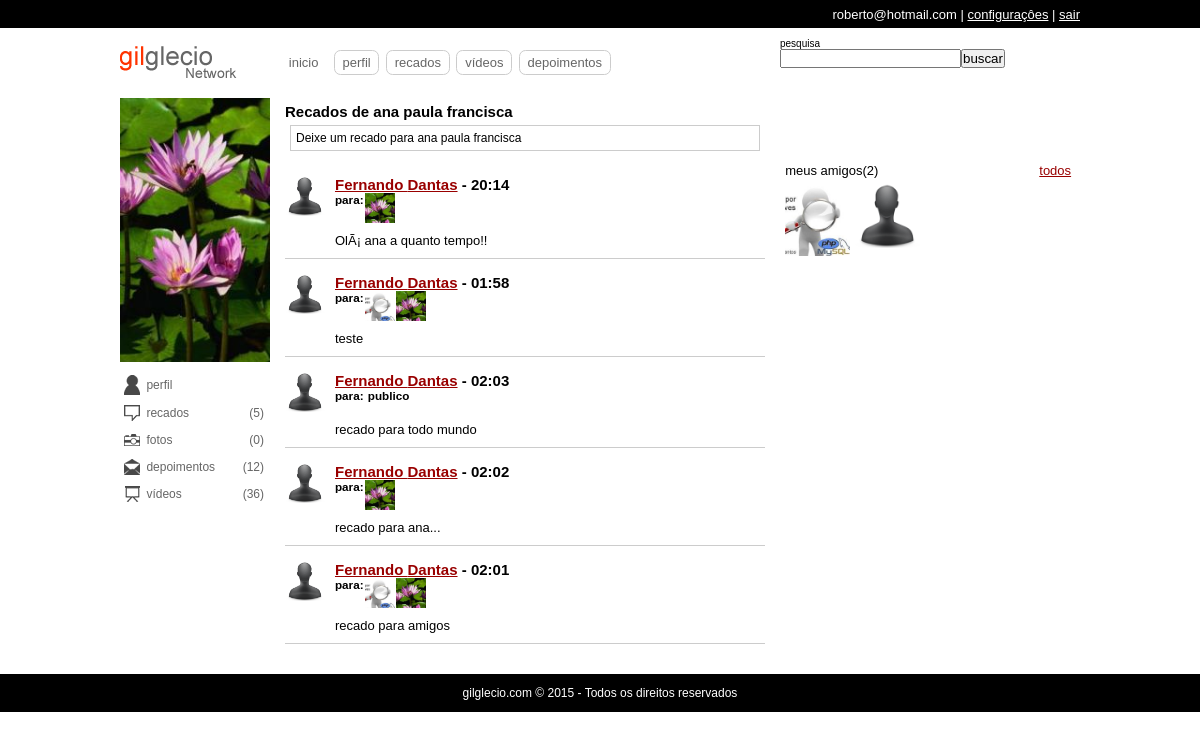
The app's page /recados.php?uid=3 (signed in) with its own data.
### tables this page shows
CREATE TABLE IF NOT EXISTS `usuarios` (
`id` int(11) NOT NULL,
  `email` varchar(64) NOT NULL,
  `senha` varchar(128) NOT NULL,
  `nome` varchar(32) NOT NULL,
  `sobrenome` varchar(64) NOT NULL,
  `nascimento` date NOT NULL,
  `sexo` varchar(10) NOT NULL,
  `imagem` varchar(128) DEFAULT NULL,
  `status` int(1) NOT NULL DEFAULT '0',
  `cadastro` date NOT NULL,
  `nivel` int(1) NOT NULL DEFAULT '0'
);

CREATE TABLE IF NOT EXISTS `recados` (
`id` int(11) NOT NULL,
  `de` int(11) NOT NULL,
  `para` varchar(10) NOT NULL,
  `recado` text NOT NULL,
  `status` int(1) NOT NULL DEFAULT '1',
  `data` timestamp NOT NULL DEFAULT CURRENT_TIMESTAMP ON UPDATE CURRENT_TIMESTAMP
);

### classes/DB.class.php (called while the page is built, shortened)
<?php
	class DB{
		private static $conn;
		static function getConn(){
			if(is_null(self::$conn)){
				self::$conn = new PDO('mysql:host=localhost;dbname=aularedesocial','root','');
				self::$conn->setAttribute(PDO::ATTR_ERRMODE,PDO::ERRMODE_EXCEPTION);
			}
			return self::$conn;
		}
	}

### classes/Recados.class.php (called while the page is built, shortened)
<?php
	class Recados extends DB{
		static function getRecados($idExtrangeiro){
			$select = self::getConn()->prepare("
			SELECT u.id, u.nome, u.sobrenome, u.imagem, a.de, a.para, r.id, r.recado, r.de, r.para, r.data, r.status FROM usuarios u
			INNER JOIN amisade a ON (((u.id=a.de) AND (a.para=?)) OR ((u.id=a.para) AND (a.de=?)))
			INNER JOIN recados r ON ((r.de=u.id) AND (r.para='publico' OR r.para='amigos' OR r.para=?) AND r.status=1) AND a.status=1 ORDER BY r.data DESC");
			$select->execute(array($idExtrangeiro,$idExtrangeiro,$idExtrangeiro));
			$d['num'] = $select->rowCount();
			$d['dados'] = $select->fetchAll();
			return $d;
		}
	}

### classes/Amisade.class.php (called while the page is built, shortened)
<?php
class Amisade extends DB {
    static function list_amigos($idExtrangeiro) {
        $selAmigos = self::getConn()->prepare('SELECT u.id, u.nome, u.sobrenome, u.imagem FROM usuarios u INNER JOIN amisade a ON (((u.id=a.de) AND (a.para=?)) OR ((u.id=a.para) AND (a.de=?))) AND a.status=1');
        $selAmigos->execute(array($idExtrangeiro, $idExtrangeiro));
        $d['num'] = $selAmigos->rowCount();
        $d['dados'] = $selAmigos->fetchAll();
        return $d;
    }
    static function strIdAmigos($amigos) {
        $ids = array();
        foreach ($amigos as $value) {
            array_push($ids, $value['id']);
        }
        return implode(',', $ids);
    }
}

### classes/Allbuns.class.php (called while the page is built, shortened)
<?php
	class Albuns extends DB{
		static function listAlbuns($usuario){
			$list = self::getConn()->prepare('SELECT * FROM `albuns` WHERE `usuario`=?');
			$list->execute(array($usuario));
			$d['num'] = $list->rowCount();
			$d['dados'] = $list->fetchAll();
			return $d;
		}
		static function totalFotos($usuario){
			$albuns = self::listAlbuns($usuario);
			$totalfotos = 0;
			return $totalfotos;
		}
	}

### classes/Login.class.php (called while the page is built, shortened)
<?php
class Login extends DB {
    private $tabela = 'usuarios';
    private $prefix = 'socialbigui_';
    private $cookie = true;
    function logado($cookei = true) {
        if ($this->cookie) {
            if (!isset($_COOKIE[$this->prefix . 'token'])) {
                $this->erro = 'Você não está logado';
                return false;
            } else {
                $valor = join('#', array($_SESSION[$this->prefix . 'usuario'], $_SERVER['REMOTE_ADDR'], $_SERVER['HTTP_USER_AGENT']));
                $valor = sha1($valor);
            }
        }
        return true;
    }
    function getDados($uid, $colunas = '*') {
        if ($this->logado()) {
            $dados = self::getConn()->prepare('SELECT ' . $colunas . ' FROM `' . $this->tabela . '` WHERE `id`=?');
            $dados->execute(array($uid));
            return $dados->fetch(PDO::FETCH_ASSOC);
        }
    }
}

### recados.php (the view, shortened to what this page needs)
<?php include('includes/header.php'); ?>
        <div id="amarra-center-left">
            <div class="center">
                <div class="blocos" id="pagina">
                	<h2><?php echo ($idDaSessao<>$idExtrangeiro) ? 'Recados de '.$user_fullname : 'Meus recados'; ?></h2>
                    <?php include('includes/form_recados.php'); ?>
                    <div id="listrecados">
                    	<?php
						if($recados['num']>0){
							echo '<ul>';
							foreach($recados['dados'] as $asRecados){
								echo '<li><span><img src="uploads/usuarios/'.user_img($asRecados['imagem']).'" /></span>
								<h2><a href="perfil.php?uid='.$asRecados['de'].'">'.$asRecados['nome'].' '.$asRecados['sobrenome'].'</a> - '.date('H:i',strtotime($asRecados[10])).'</h2>
								<h3>';
								echo '<ul><li>para: </li>';
								if($asRecados['para']=='amigos'){
									$amigos_recados = Amisade::list_amigos($asRecados['de']);
									foreach($amigos_recados['dados'] as $asAmigosRec){
										echo '<li><span><a href="perfil.php?uid='.$asAmigosRec['id'].'" /><img title="'.$asAmigosRec['nome'].' '.$asAmigosRec['sobrenome'].'" src="uploads/usuarios/'.user_img($asAmigosRec['imagem']).'" /></a></span></li>';
									}
								}elseif($asRecados['para']=='publico'){
									echo '<li>&nbsp;publico</li>';
								}else{
									$dados = $objLogin->getDados($asRecados['para']);
									echo '<li><span><a href="perfil.php?uid='.$dados['id'].'" /><img title="'.$dados['nome'].' '.$dados['sobrenome'].'" src="uploads/usuarios/'.user_img($dados['imagem']).'" /></a></span></li>';
								}
								echo '</ul>';
								echo '</h3>
								<!--esta linha de css faz a quebra automatica das linhas
								vindas do formulario white-space:pre-wrap; -->
								<pre><p style="white-space:pre-wrap; width:90%;">'.htmlspecialchars($asRecados[7]).'</p></pre></li>';
							}
							echo '</ul>';
						}
						?>
                    </div>
                </div>
            </div>
            <div class="right">
                <?php include('includes/amigos.php'); ?>
            </div>
        </div>
<?php include('includes/footer.php'); ?>

### includes/amigos.php (shortened to what this page needs)
<div class="blocos" id="publicidade">
</div>
<div class="blocos" id="meus-amigos">
    <span>meus amigos(<?php echo $list_amigos['num'] ?>) <a href="#">todos</a></span>
    <ul>
    	<?php
		if($list_amigos['num']>0){
			foreach($list_amigos['dados'] as $resAmigos){
				echo '<li><span><a href="perfil.php?uid='.$resAmigos[0].'"><img src="uploads/usuarios/'.user_img($resAmigos[3]).'" alt="" title="'.$resAmigos[1].' '.$resAmigos[2].'" /></a></span></li>';
			}
		}else{
			echo 'Você não tem amigos';
		}
		?>
    </ul>
</div>

### estilos/template.css (style rules this page uses)
* { margin:0; padding:0; }
body { background:url(../uploads/tema/default.jpg) center fixed; font:62.5% "Trebuchet MS", Arial, Helvetica, sans-serif; text-align:center; }
img { display:block; }
a { color:#900; }
div.center { width:489.999px; margin:0 1em; }
div.right { width:299.999px; }
div.left, div.center, div.right { min-height:50px; float:left; }
div.blocos { width:100%; min-height:50px; margin-bottom:1em; clear:both; background:#fff; }
div#content .blocos { width:auto; }
div#pagina { padding:0.5em; width:auto; }
div#meus-amigos { padding:0.2em; overflow:hidden; font-size:1.3em; }
div#meus-amigos span { width:97%; display:block; padding:0.2em; }
div#meus-amigos span a { float:right; }
div#meus-amigos ul { width:298px; height:281px; overflow-y:scroll; list-style:none; }
div#meus-amigos ul li { display:inline; float:left; }
div#meus-amigos ul li span { width:65px; height:70px; overflow:hidden; }
div#meus-amigos ul li img { width:100%; }
div#listrecados { margin-top:20px; }
div#listrecados ul li { overflow:hidden; margin-bottom:4px; border-bottom:1px solid #CCC; margin-bottom:15px; padding-bottom:10px; }
div#listrecados ul li span { width:40px; height:40px; overflow:hidden; float:left; margin-right:10px; }
div#listrecados ul li span img { width:100%; }
div#listrecados ul li h3 { display:block; float:left; }
div#listrecados ul li p { float:left; width:100%; margin-left:50px; font:13px Arial, Helvetica, sans-serif; list-style:18px; margin-top:10px; }
div#listrecados ul li ul li { list-style:none; float:left; margin:0; padding:0; margin-right:1px; border:none; }
div#listrecados ul li ul li span { width:30px; height:30px; margin:0; }

### records on screen
usuarios: shows a picture, nome "Fernando", sobrenome "Dantas", recados.data "20:14", usuarios.imagem (picture), recados.recado "OlÃ¡ ana a quanto tempo!!", recados.data "01:58", recados.recado "teste", recados.data "02:03", shows "publico", recados.recado "recado para todo mundo", recados.data "02:02", recados.recado "recado para ana...", recados.data "02:01", recados.recado "recado para amigos"
usuarios: imagem (picture)
usuarios: imagem (picture)

### other values on screen
$_SESSION['socialbigui_usuario'] "roberto@hotmail.com"
$recados['num'] "5"
Albuns::totalFotos($idExtrangeiro) "0"
$user_fullname "ana paula francisca"
$txt_for_recado "Deixe um recado para ana paula francisca"
$list_amigos['num'] "2"
